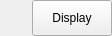
<?xml version="1.0" encoding="UTF-8"?>
<ui version="4.0">
 <class>DirectoryDisplayMenu</class>
 <widget class="QWidget" name="DirectoryDisplayMenu">
  <property name="geometry">
   <rect>
    <x>0</x>
    <y>0</y>
    <width>112</width>
    <height>36</height>
   </rect>
  </property>
  <property name="sizePolicy">
   <sizepolicy hsizetype="Preferred" vsizetype="Expanding">
    <horstretch>0</horstretch>
    <verstretch>0</verstretch>
   </sizepolicy>
  </property>
  <layout class="QHBoxLayout" name="horizontalLayout">
   <property name="spacing">
    <number>0</number>
   </property>
   <property name="leftMargin">
    <number>0</number>
   </property>
   <property name="topMargin">
    <number>0</number>
   </property>
   <property name="rightMargin">
    <number>0</number>
   </property>
   <property name="bottomMargin">
    <number>0</number>
   </property>
   <item>
    <widget class="QLabel" name="labelDisplay">
     <property name="sizePolicy">
      <sizepolicy hsizetype="Preferred" vsizetype="Expanding">
       <horstretch>0</horstretch>
       <verstretch>0</verstretch>
      </sizepolicy>
     </property>
     <property name="cursor">
      <cursorShape>PointingHandCursor</cursorShape>
     </property>
     <property name="text">
      <string/>
     </property>
    </widget>
   </item>
   <item>
    <widget class="QPushButton" name="pushButton">
     <property name="sizePolicy">
      <sizepolicy hsizetype="Minimum" vsizetype="Expanding">
       <horstretch>0</horstretch>
       <verstretch>0</verstretch>
      </sizepolicy>
     </property>
     <property name="cursor">
      <cursorShape>PointingHandCursor</cursorShape>
     </property>
     <property name="text">
      <string>Display</string>
     </property>
    </widget>
   </item>
  </layout>
 </widget>
 <resources/>
 <connections/>
</ui>
